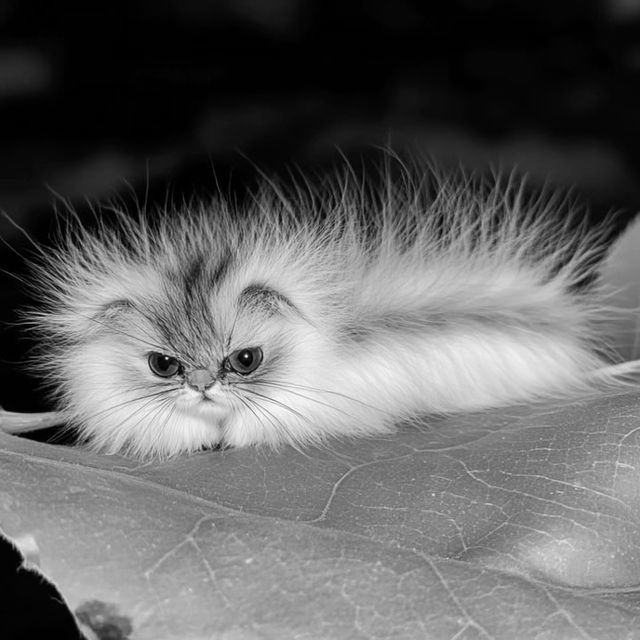
#> input picture 5-fourier/image.png, 640 x 640 px
$ jupyter execute --allow-errors main.ipynb   (shell and % lines are left out)
#> lines starting #> are read from the running program, lines starting #| are printed output that depends on the picture
[cell 1]
from skimage.io import imread, imshow, imsave

img_a = imread('image.png')
#> img_a is the input picture: shape (640, 640); min 0, max 252, mean 99.8
imshow(img_a)
img_a.min(), img_a.max(), img_a.shape

import numpy as np
#> (the rest of this cell did not finish here and is left out)

[cell 2]
# --- 5.1 Теорема о свёртке.ipynb ---
from skimage.io import imread, imshow, imsave
#> (the rest of this cell did not finish here and is left out)

[cell 3]
# --- 5.1 Алгоритм сжатия изображений JPEG.ipynb ---
import numpy as np

img = np.array([[52, 55, 61, 66, 70, 61, 64, 73],
                [63, 59, 55, 90, 109, 85, 69, 72],
                [62, 59, 68, 113, 144, 104, 66, 73],
                [63, 58, 71, 122, 154, 106, 70, 69],
                [67, 61, 68, 104, 126, 88, 68, 70],
                [79, 65, 60, 70, 77, 68, 58, 75],
                [85, 71, 64, 59, 55, 61, 65, 83],
                [87, 79, 69, 68, 65, 76, 78, 94]])
g = img - 128
g

from math import cos, pi, sqrt
from matplotlib import pyplot as plt

fig, axes = plt.subplots(nrows=8, ncols=8, figsize=(5, 5))
dct = np.zeros((8, 8, 8, 8))
for u in range(8):
    for v in range(8):
        for x in range(8):
            for y in range(8):
                dct[u, v, x, y] = cos((2*x+1)*u*pi/16) * cos((2*y+1)*v*pi/16)
vmin, vmax = dct.min(), dct.max()
for u in range(8):
    for v in range(8):
        axes[u, v].imshow(dct[u, v], cmap='gray', vmin=vmin, vmax=vmax)
        axes[u, v].axis('off')
fig.patch.set_facecolor('#ececec')

a = np.zeros((8, 8))
sgrt_2 = 1 / sqrt(2)
alpha = lambda z: sgrt_2 if z == 0 else 1

for u in range(8):
    for v in range(8):
        auv = 0
        for x in range(8):
            for y in range(8):
                auv += g[x, y] * dct[u, v, x, y]
        a[u, v] = 0.25 * alpha(u) * alpha(v) * auv

for row in a:
    print(' '.join([str(round(s, 2)).rjust(7) for s in row]))
#> this loop made 8 passes
#> row on passes 1 to 8: [-415.4, -30.19, -61.2, 27.24, 56.12, -20.1, -2.39, 0.462], [4.47, -21.86, -60.76, 10.25, 13.15, -7.09, -8.54, 4.88], [-46.83, 7.37, 77.13, -24.56, -28.91, 9.93, 5.42, -5.65], [-48.53, 12.07, 34.1, -14.76, -10.24, 6.3, 1.83, 1.95], [12.12, -6.55, -13.2, -3.95, -1.87, 1.75, -2.79, 3.14], [-7.73, 2.91, 2.38, -5.94, -2.38, 0.941, 4.3, 1.85], [-1.03, 0.183, 0.417, -2.42, -0.878, -3.02, 4.12, -0.662], [-0.165, 0.142, -1.07, -4.19, -1.17, -0.0978, 0.501, 1.68]
#| -415.37  -30.19   -61.2   27.24   56.12   -20.1   -2.39    0.46
#|    4.47  -21.86  -60.76   10.25   13.15   -7.09   -8.54    4.88
#|  -46.83    7.37   77.13  -24.56  -28.91    9.93    5.42   -5.65
#|  -48.53   12.07    34.1  -14.76  -10.24     6.3    1.83    1.95
#|   12.12   -6.55   -13.2   -3.95   -1.87    1.75   -2.79    3.14
#|   -7.73    2.91    2.38   -5.94   -2.38    0.94     4.3    1.85
#|   -1.03    0.18    0.42   -2.42   -0.88   -3.02    4.12   -0.66
#|   -0.17    0.14   -1.07   -4.19   -1.17    -0.1     0.5    1.68

quant = np.array([[16, 11, 10, 16, 24, 40, 51, 61],
                  [12, 12, 14, 19, 26, 58, 60, 55],
                  [14, 13, 16, 24, 40, 57, 69, 56],
                  [14, 17, 22, 29, 51, 87, 80, 62],
                  [18, 22, 37, 56, 68, 109, 103, 77],
                  [24, 35, 55, 64, 81, 104, 113, 92],
                  [49, 64, 78, 87, 103, 121, 120, 101],
                  [72, 92, 95, 98, 112, 100, 103, 99]])

quant_a = np.array((a / quant).round(), dtype=int)
quant_a
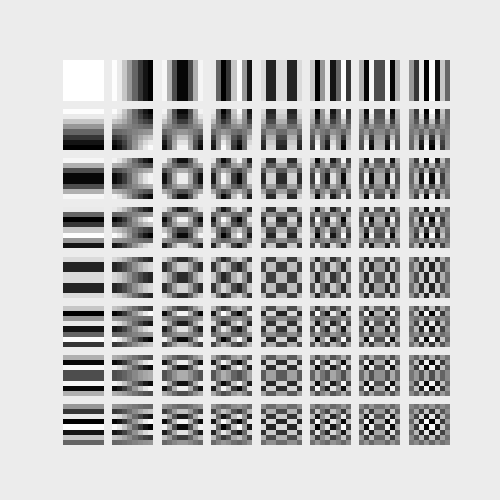
#> figure drawn by matplotlib, 64 panels
